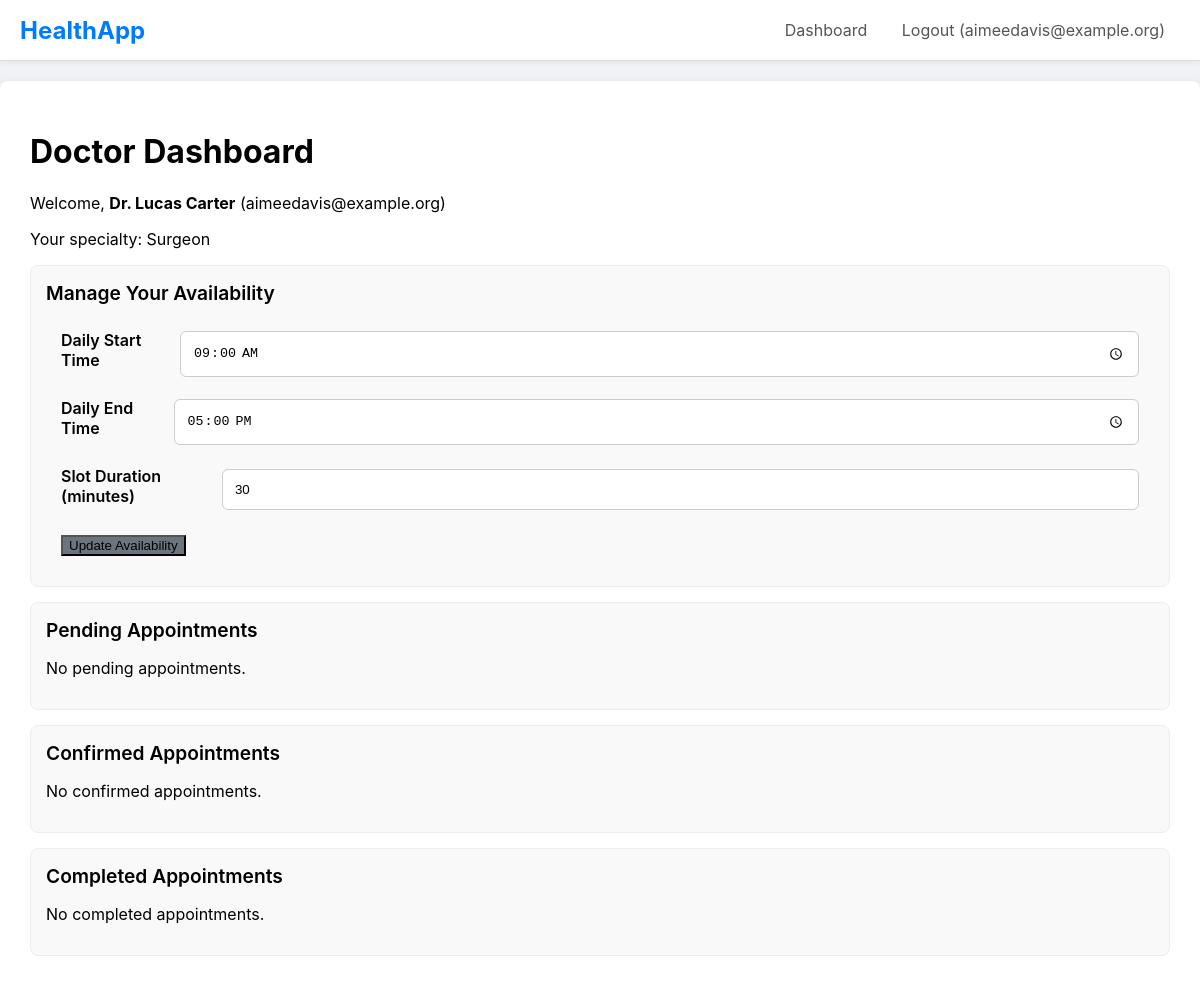
Before: /doctor_dashboard (signed in) with the older database file.
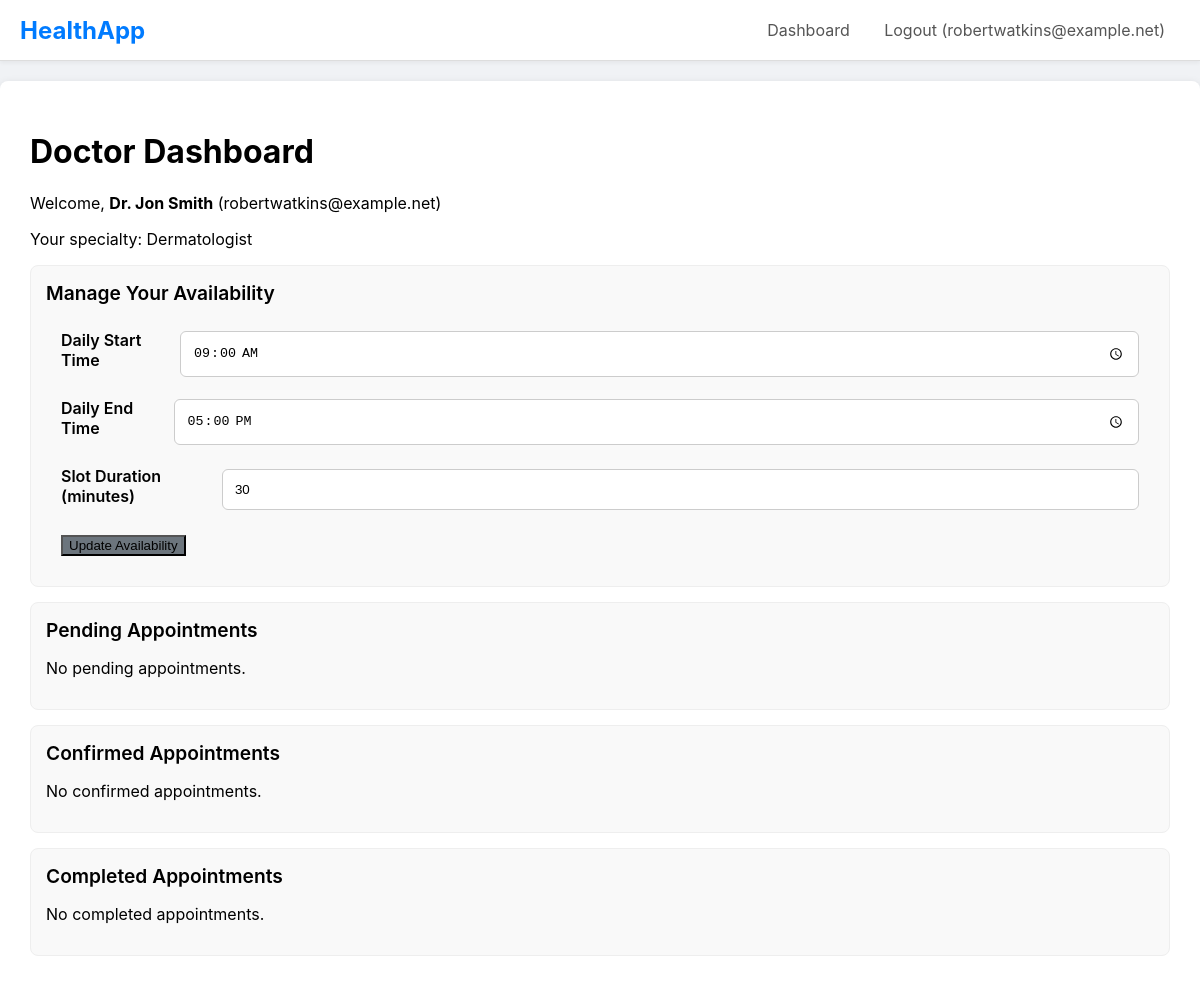
After: the same page with the newer database file.
### main.py (models this page shows)
class User(db.Model, UserMixin):
    id = db.Column(db.Integer, primary_key=True)
    email = db.Column(db.String(120), unique=True, nullable=False)
    password_hash = db.Column(db.String(60), nullable=False)
    role = db.Column(db.String(20), nullable=False)
    patient_profile = db.relationship('PatientProfile', backref='user', uselist=False, cascade="all, delete-orphan")
    doctor_profile = db.relationship('DoctorProfile', backref='user', uselist=False, cascade="all, delete-orphan")
    insurance_profile = db.relationship('InsuranceProfile', backref='user', uselist=False, cascade="all, delete-orphan")

class DoctorProfile(db.Model):
    id = db.Column(db.Integer, primary_key=True)
    full_name = db.Column(db.String(100), nullable=False, default='Dr. Unnamed')
    phone = db.Column(db.String(20))
    specialty = db.Column(db.String(100))
    practice_address = db.Column(db.String(200))
    pincode = db.Column(db.String(10))
    latitude = db.Column(db.Float)
    longitude = db.Column(db.Float)
    availability_start_time = db.Column(db.Time) # e.g., 09:00:00
    availability_end_time = db.Column(db.Time)   # e.g., 17:00:00
    slot_duration_minutes = db.Column(db.Integer, default=30)
    user_id = db.Column(db.Integer, db.ForeignKey('user.id'), nullable=False, unique=True)
    records_written = db.relationship('MedicalRecord', backref='doctor', lazy='dynamic', foreign_keys='MedicalRecord.doctor_id')
    appointments = db.relationship('Appointment', backref='doctor', lazy='dynamic', foreign_keys='Appointment.doctor_id')
    reviews = db.relationship('DoctorReview', backref='doctor_profile', lazy='dynamic', foreign_keys='DoctorReview.doctor_id')
    files_written = db.relationship('MedicalFile', backref='doctor', lazy='dynamic', foreign_keys='MedicalFile.doctor_id')
    permitted_patients = db.relationship('PatientProfile', secondary=patient_doctor_permissions,
        back_populates='permitted_doctors')

### main.py (the view)
@app.route("/doctor_dashboard")
@login_required
@role_required('doctor')
def doctor_dashboard():
    appointments = g.profile.appointments.order_by(Appointment.appointment_time.asc()).all()
    pending_apts = [a for a in appointments if a.status == 'Pending']
    confirmed_apts = [a for a in appointments if a.status == 'Confirmed']
    completed_apts = [a for a in appointments if a.status == 'Completed']
    return render_template('doctor_dashboard.html',
                           pending_apts=pending_apts,
                           confirmed_apts=confirmed_apts,
                           completed_apts=completed_apts)

### main.py (called while the page is built)
@login_manager.user_loader
def load_user(user_id):
    return db.session.get(User, int(user_id))

def role_required(role_name):
    def decorator(f):
        @wraps(f)
        def decorated_function(*args, **kwargs):
            if not current_user.is_authenticated or current_user.role != role_name:
                abort(403)
            if current_user.role == 'patient':
                g.profile = current_user.patient_profile
            elif current_user.role == 'doctor':
                g.profile = current_user.doctor_profile
            elif current_user.role == 'insurance':
                g.profile = current_user.insurance_profile
            return f(*args, **kwargs)
        return decorated_function
    return decorator

### templates/doctor_dashboard.html
{% extends 'layout.html' %}
{% block content %}
    <h1>Doctor Dashboard</h1>
    <p>Welcome, <b>{{ g.profile.full_name }}</b> ({{ current_user.email }})</p>
    <p>Your specialty: {{ g.profile.specialty }}</p>
    <div class="card">
        <div class="card-header">Manage Your Availability</div>
        <form action="{{ url_for('manage_availability') }}" method="POST" style="padding: 15px;">
            <div class="form-group" style="display: flex; align-items: center; justify-content: space-between;">
                <label for="start_time" style="margin-right: 10px;">Daily Start Time</label>
                <input type="time" id="start_time" name="start_time" value="{{ g.profile.availability_start_time.strftime('%H:%M') if g.profile.availability_start_time else '09:00' }}" required>
            </div>
            <div class="form-group" style="display: flex; align-items: center; justify-content: space-between;">
                <label for="end_time" style="margin-right: 10px;">Daily End Time</label>
                <input type="time" id="end_time" name="end_time" value="{{ g.profile.availability_end_time.strftime('%H:%M') if g.profile.availability_end_time else '17:00' }}" required>
            </div>
            <div class="form-group" style="display: flex; align-items: center; justify-content: space-between;">
                <label for="slot_duration" style="margin-right: 10px;">Slot Duration (minutes)</label>
                <input type="number" id="slot_duration" name="slot_duration" value="{{ g.profile.slot_duration_minutes or 30 }}" min="10" step="5" required>
            </div>
            <button type="submit" class="btn-secondary">Update Availability</button>
        </form>
    </div>
    <div class="card">
        <div class="card-header">Pending Appointments</div>
        {% for apt in pending_apts %}
            <div class="d-flex justify-between align-center" style="padding: 10px; border-bottom: 1px solid #eee;">
                <div>
                    <b>{{ apt.patient.full_name }}</b><br>
                    {{ apt.appointment_time.strftime('%Y-%m-%d %I:%M %p') }}
                </div>
                <div>
                    <a href="{{ url_for('appointment_action', appointment_id=apt.id, action='confirm') }}" class="btn" style="margin-right: 5px;">Confirm</a>
                    <a href="{{ url_for('appointment_action', appointment_id=apt.id, action='cancel') }}" class="btn-danger" style="text-decoration: none; padding: 12px 20px; border-radius: 6px;">Cancel</a>
                </div>
            </div>
        {% else %}
            <p>No pending appointments.</p>
        {% endfor %}
    </div>
    <div class="card">
        <div class="card-header">Confirmed Appointments</div>
        {% for apt in confirmed_apts %}
             <div class="d-flex justify-between align-center" style="padding: 10px; border-bottom: 1px solid #eee;">
                <div>
                    <b>{{ apt.patient.full_name }}</b><br>
                    {{ apt.appointment_time.strftime('%Y-%m-%d %I:%M %p') }}
                </div>
                <div>
                    <a href="{{ url_for('update_record', patient_id=apt.patient.id) }}" class="btn-secondary" style="text-decoration: none; padding: 12px 20px; border-radius: 6px; margin-right: 5px;">View/Add Record</a>
                    <a href="{{ url_for('appointment_action', appointment_id=apt.id, action='complete') }}" class="btn">Mark as Completed</a>
                </div>
            </div>
        {% else %}
            <p>No confirmed appointments.</p>
        {% endfor %}
    </div>
    <div class="card">
        <div class="card-header">Completed Appointments</div>
        {% for apt in completed_apts %}
             <div class="d-flex justify-between align-center" style="padding: 10px; border-bottom: 1px solid #eee;">
                <div>
                    <b>{{ apt.patient.full_name }}</b><br>
                    {{ apt.appointment_time.strftime('%Y-%m-%d %I:%M %p') }}
                </div>
                <div style="min-width: 350px; text-align: right;">
                    <a href="{{ url_for('update_record', patient_id=apt.patient.id) }}" class="btn-secondary" style="text-decoration: none; padding: 12px 20px; border-radius: 6px; margin-right: 5px;">View History</a>
                    {% if apt.bill_status == 'Unbilled' %}
                        <form action="{{ url_for('set_bill', appointment_id=apt.id) }}" method="POST" style="display: inline-flex; gap: 5px; margin-left: 5px;">
                            <input type="number" step="0.01" name="bill_amount" placeholder="$ Amount" style="width: 80px; padding: 10px;" required>
                            <input type="text" name="bill_description" placeholder="Description (e.g., 'Checkup')" style="width: 150px; padding: 10px;">
                            <button type="submit" class="btn" style="padding: 10px;">Send Bill</button>
                        </form>
                    {% elif apt.bill_status == 'Unpaid' %}
                        <span style="display: inline-block; padding: 12px; font-weight: 600;">(${{ "%.2f"|format(apt.bill_amount) }} - Unpaid)</span>
                        <a href="{{ url_for('bill_action', appointment_id=apt.id, action='pay') }}" class="btn" style="text-decoration: none; padding: 12px 20px; border-radius: 6px; margin-left: 5px;">Mark as Paid</a>
                    {% elif apt.bill_status == 'Pending Insurance' %}
                        <span style="display: inline-block; padding: 12px; font-weight: 600; color: #666;">
                            (${{ "%.2f"|format(apt.bill_amount) }} - Claim {{ apt.insurance_claim_status }} with {{ apt.insurance_company.company_name }})
                        </span>
                        {% if apt.insurance_claim_status == 'Rejected' %}
                             <a href="{{ url_for('bill_action', appointment_id=apt.id, action='pay') }}" class="btn" style="text-decoration: none; padding: 12px 20px; border-radius: 6px; margin-left: 5px;">Mark as Paid</a>
                        {% endif %}
                    {% elif apt.bill_status == 'Paid' %}
                        <span style="display: inline-block; padding: 12px; font-weight: 600; color: green;">
                            (${{ "%.2f"|format(apt.bill_amount) }} - Paid
                            {% if apt.insurance_claim_status == 'Accepted' %}(via {{ apt.insurance_company.company_name }}){% endif %})
                        </span>
                    {% endif %}
                </div>
            </div>
        {% else %}
            <p>No completed appointments.</p>
        {% endfor %}
    </div>
{% endblock %}

### templates/layout.html (shortened to what this page needs)
<!DOCTYPE html>
<html lang="en">
<head>
</head>
<body>
    <nav>
        <div class="logo"><a href="{{ url_for('home') }}" style="text-decoration: none; color: #007bff;">HealthApp</a></div>
        <div class="nav-links">
            {% if current_user.is_authenticated %}
                <a href="{{ url_for('dashboard') }}">Dashboard</a>
                <a href="{{ url_for('logout') }}">Logout ({{ current_user.email }})</a>
            {% else %}
                <a href="{{ url_for('login') }}">Login</a>
                <a href="{{ url_for('register') }}">Register</a>
            {% endif %}
        </div>
    </nav>
    <div class="container">
        {% block content %}{% endblock %}
    </div>
</body>
</html>

### templates/layout.html (style rules this page uses)
body { font-family: -apple-system, BlinkMacSystemFont, "Segoe UI", Roboto, Helvetica, Arial, sans-serif; margin: 0; background-color: #f0f2f5; }
nav { background-color: #ffffff; padding: 0 20px; border-bottom: 1px solid #ddd; display: flex; justify-content: space-between; align-items: center; box-shadow: 0 2px 4px rgba(0,0,0,0.05); }
nav .logo { font-size: 1.5rem; font-weight: bold; color: #007bff; }
nav .nav-links a { color: #555; text-decoration: none; padding: 20px 15px; display: inline-block; }
.container { max-width: 1200px; margin: 20px auto; background-color: #ffffff; padding: 30px; border-radius: 8px; box-shadow: 0 2px 8px rgba(0,0,0,0.1); }
.form-group { margin-bottom: 20px; }
.form-group label { display: block; margin-bottom: 8px; font-weight: 600; }
.form-group input, .form-group select, .form-group textarea { width: 100%; padding: 12px; border: 1px solid #ccc; border-radius: 6px; box-sizing: border-box; }
.btn-secondary { background-color: #6c757d; }
.card { background: #f9f9f9; border: 1px solid #eee; border-radius: 8px; padding: 15px; margin-bottom: 15px; }
.card-header { font-size: 1.2rem; font-weight: 600; margin-bottom: 10px; }

Changed rows visible on the page:
changed User: email "aimeedavis@example.org" → "robertwatkins@example.net"
changed DoctorProfile: profile.full_name "Dr. Lucas Carter" → "Dr. Jon Smith"; profile.specialty "Surgeon" → "Dermatologist"
